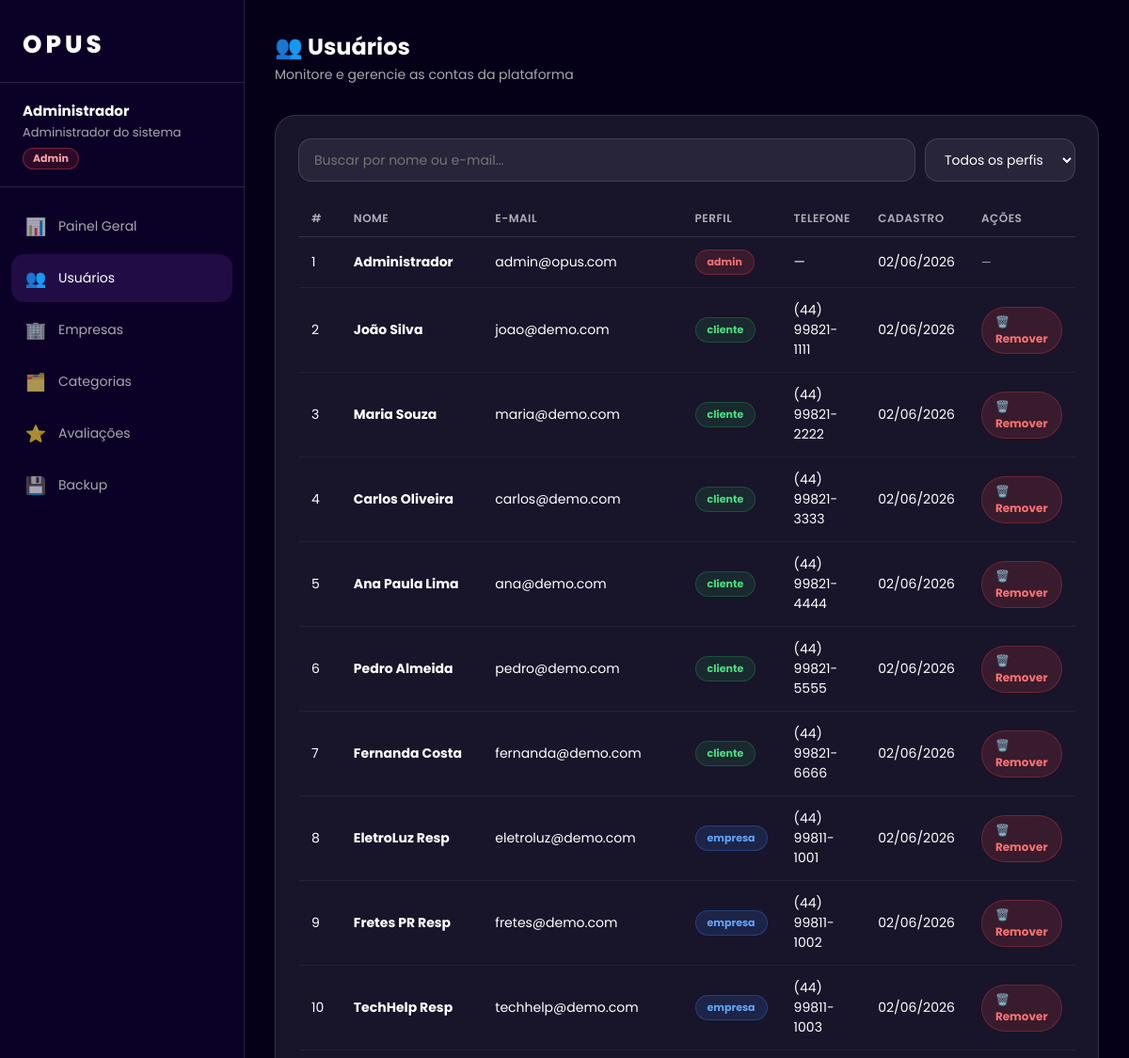
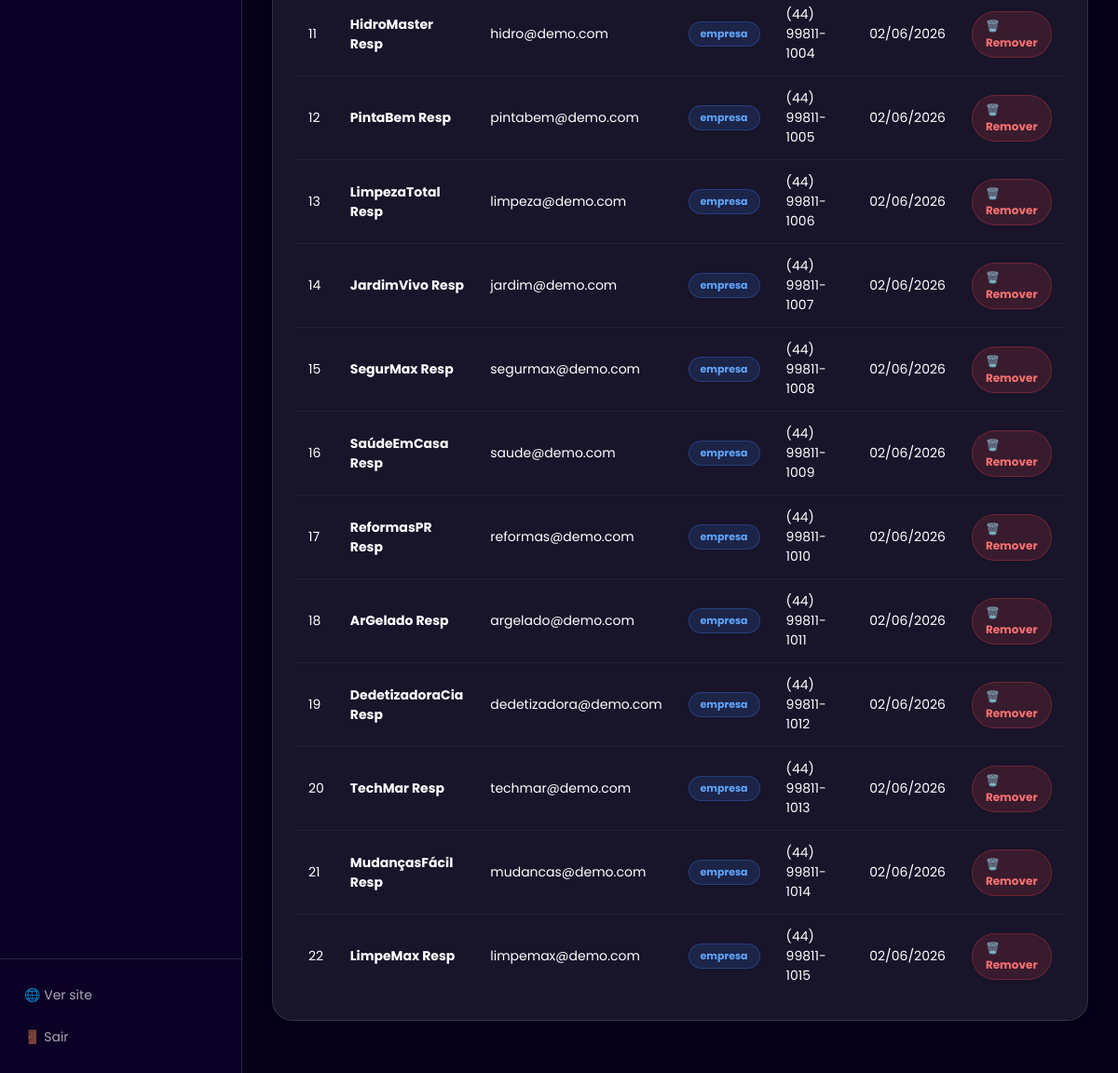
The page /admin.php?aba=usuarios (signed in) on the database its author committed (2 pictures, top to bottom).
### tables this page shows
CREATE TABLE `usuario` (
  `id` int(11) NOT NULL AUTO_INCREMENT,
  `nome` varchar(100) NOT NULL,
  `email` varchar(100) NOT NULL,
  `senha` varchar(255) NOT NULL,
  `telefone` varchar(20) DEFAULT NULL,
  `endereco` varchar(150) DEFAULT NULL,
  `cidade` varchar(100) DEFAULT NULL,
  `estado` varchar(50) DEFAULT NULL,
  `tipo` enum('cliente','empresa','admin') DEFAULT 'cliente',
  `criado_em` datetime DEFAULT current_timestamp(),
  PRIMARY KEY (`id`),
  UNIQUE KEY `email` (`email`)
);

### includes/auth.php (called while the page is built, shortened)
<?php
function requireLogin(string $tipo = ''): void {
    fazerBackupAutomatico();
}
function e(string $str): string {
    return htmlspecialchars($str, ENT_QUOTES, 'UTF-8');
}

### includes/db.php (called while the page is built, shortened)
<?php
function getDB(): PDO {
    static $pdo = null;
    if ($pdo === null) {
        try {
            $dsn = 'mysql:host=' . DB_HOST . ';dbname=' . DB_NAME . ';charset=utf8mb4';
            $pdo = new PDO($dsn, DB_USER, DB_PASS, [
                PDO::ATTR_ERRMODE            => PDO::ERRMODE_EXCEPTION,
                PDO::ATTR_DEFAULT_FETCH_MODE => PDO::FETCH_ASSOC,
                PDO::ATTR_EMULATE_PREPARES   => false,
            ]);
        } catch (PDOException $e) {
            die(json_encode(['erro' => 'Falha na conexão com o banco de dados: ' . $e->getMessage()]));
        }
    }
    return $pdo;
}
function fazerBackupAutomatico(): void {
    try {
        $db  = getDB();
        $tabelas = $db->query("SHOW TABLES")->fetchAll(PDO::FETCH_COLUMN);
        foreach ($tabelas as $tabela) {
            $rows = $db->query("SELECT * FROM `$tabela`")->fetchAll(PDO::FETCH_ASSOC);
        }
    } catch (Exception $e) {
    }
}

### admin.php (the view, shortened to what this page needs)
<?php
require_once 'includes/auth.php';
require_once 'includes/db.php';
requireLogin('admin');
$db   = getDB();
$nome = $_SESSION['nome'];
$aba = $_GET['aba'] ?? 'painel';
$totalUsers = $db->query("SELECT COUNT(*) FROM usuario WHERE tipo='cliente'")->fetchColumn();
$totalEmps  = $db->query("SELECT COUNT(*) FROM empresa")->fetchColumn();
$totalSols  = $db->query("SELECT COUNT(*) FROM solicitacao")->fetchColumn();
$totalAv    = $db->query("SELECT COUNT(*) FROM avaliacao")->fetchColumn();
$usuarios   = $db->query("SELECT * FROM usuario ORDER BY criado_em DESC")->fetchAll();
?>
<!DOCTYPE html>
<html lang="pt-BR">
<head>
<link rel="stylesheet" href="assets/css/dashboard.css">
</head>
<body>
<aside class="sidebar">
  <a href="index.php" class="sidebar-brand" style="text-decoration:none;color:#fff;">OPUS</a>
  <div class="sidebar-user">
    <strong><?= e($nome) ?></strong>
    <span>Administrador do sistema</span>
    <div class="sidebar-badge admin">Admin</div>
  </div>
  <nav class="sidebar-nav">
    <a href="?aba=painel"     class="<?= $aba==='painel'?'active':'' ?>"><span class="icon">📊</span> Painel Geral</a>
    <a href="?aba=usuarios"   class="<?= $aba==='usuarios'?'active':'' ?>"><span class="icon">👥</span> Usuários</a>
    <a href="?aba=empresas"   class="<?= $aba==='empresas'?'active':'' ?>"><span class="icon">🏢</span> Empresas</a>
    <a href="?aba=categorias" class="<?= $aba==='categorias'?'active':'' ?>"><span class="icon">🗂️</span> Categorias</a>
    <a href="?aba=avaliacoes" class="<?= $aba==='avaliacoes'?'active':'' ?>"><span class="icon">⭐</span> Avaliações</a>
    <a href="backup.php"><span class="icon">💾</span> Backup</a>
  </nav>
  <div class="sidebar-footer">
    <a href="index.php">🌐 Ver site</a>
    <a href="logout.php">🚪 Sair</a>
  </div>
</aside>
<main class="main">
  <?php if ($aba === 'painel'): ?>
  <div class="topbar"><div><h1>📊 Painel Administrativo</h1><p>Visão geral da plataforma</p></div></div>
  <div class="stats-row">
    <div class="stat-card"><div class="label">Clientes</div><div class="value"><?= $totalUsers ?></div><div class="sub">cadastrados</div></div>
    <div class="stat-card"><div class="label">Empresas</div><div class="value" style="color:var(--blue)"><?= $totalEmps ?></div><div class="sub">ativas</div></div>
    <div class="stat-card"><div class="label">Solicitações</div><div class="value" style="color:var(--yellow)"><?= $totalSols ?></div><div class="sub">total</div></div>
    <div class="stat-card"><div class="label">Avaliações</div><div class="value" style="color:#facc15"><?= $totalAv ?></div><div class="sub">registradas</div></div>
  </div>
  <div style="display:grid;grid-template-columns:1fr 1fr 1fr;gap:20px">
    <div class="card">
      <div class="card-header"><h2>👥 Usuários</h2></div>
      <p style="color:var(--muted);font-size:14px">Gerencie clientes cadastrados, visualize atividade e remova contas quando necessário.</p>
      <div style="margin-top:16px"><a href="?aba=usuarios" class="btn btn-primary btn-sm">Acessar</a></div>
    </div>
    <div class="card">
      <div class="card-header"><h2>🏢 Empresas</h2></div>
      <p style="color:var(--muted);font-size:14px">Ative, suspenda ou remova empresas prestadoras de serviço da plataforma.</p>
      <div style="margin-top:16px"><a href="?aba=empresas" class="btn btn-primary btn-sm">Acessar</a></div>
    </div>
    <div class="card">
      <div class="card-header"><h2>🗂️ Categorias</h2></div>
      <p style="color:var(--muted);font-size:14px">Organize o catálogo criando e editando as categorias de serviços disponíveis.</p>
      <div style="margin-top:16px"><a href="?aba=categorias" class="btn btn-primary btn-sm">Acessar</a></div>
    </div>
  </div>
  <?php elseif ($aba === 'usuarios'): ?>
  <div class="topbar"><div><h1>👥 Usuários</h1><p>Monitore e gerencie as contas da plataforma</p></div></div>
  <div class="card">
    <div class="search-bar" style="margin-bottom:20px">
      <input type="text" id="filtroUsuario" placeholder="Buscar por nome ou e-mail..." oninput="filtrarUsuarios()">
      <select id="filtroTipo" onchange="filtrarUsuarios()" style="flex:0 0 160px">
        <option value="">Todos os perfis</option>
      </select>
    </div>
    <table id="tabelaUsuarios">
      <thead><tr><th>#</th><th>Nome</th><th>E-mail</th><th>Perfil</th><th>Telefone</th><th>Cadastro</th><th>Ações</th></tr></thead>
      <tbody>
      <?php foreach ($usuarios as $u): ?>
        <tr>
          <td><?= $u['id'] ?></td>
          <td><strong><?= e($u['nome']) ?></strong></td>
          <td><?= e($u['email']) ?></td>
          <td>
            <?php $bc = ['cliente'=>'badge-active','empresa'=>'badge-progress','admin'=>'badge-cancelled']; ?>
            <span class="badge <?= $bc[$u['tipo']] ?? '' ?>"><?= e($u['tipo']) ?></span>
          </td>
          <td><?= e($u['telefone'] ?? '—') ?></td>
          <td><?= date('d/m/Y',strtotime($u['criado_em'])) ?></td>
          <td>
            <?php if ($u['tipo'] !== 'admin'): ?>
              <a href="?del_user=<?= $u['id'] ?>" class="btn btn-danger btn-sm" onclick="return confirm('Remover este usuário?')">🗑️ Remover</a>
            <?php else: ?>
              <span style="color:var(--muted);font-size:12px">—</span>
            <?php endif; ?>
          </td>
        </tr>
      <?php endforeach; ?>
      </tbody>
    </table>
  </div>
  <?php endif; ?>
</main>
</body>
</html>

### assets/css/dashboard.css (style rules this page uses)
:root { --bg: #050018; --sidebar: #0b0025; --card: rgba(255,255,255,.08); --card2: rgba(255,255,255,.13); --text: #fff; --muted: rgba(255,255,255,.65); --purple: #a855f7; --purple2: #7c3aed; --line: rgba(255,255,255,.13); --green: #22c55e; --yellow: #eab308; --red: #ef4444; --blue: #3b82f6; --sidebar-w: 260px; }
* { margin:0; padding:0; box-sizing:border-box; }
html { scroll-behavior:smooth; }
body { font-family:Poppins,Arial,sans-serif; background:var(--bg); color:var(--text); display:flex; min-height:100vh; }
a { text-decoration:none; color:inherit; }
.sidebar { width: var(--sidebar-w); background: var(--sidebar); border-right: 1px solid var(--line); display: flex; flex-direction: column; position: fixed; top:0; left:0; bottom:0; z-index: 30; transition: transform .3s; }
.sidebar-brand { padding: 28px 24px 20px; font-size: 26px; font-weight: 800; letter-spacing: 4px; border-bottom: 1px solid var(--line); }
.sidebar-user { padding: 18px 24px; border-bottom: 1px solid var(--line); font-size: 13px; color: var(--muted); }
.sidebar-user strong { display:block; color:#fff; font-size:15px; margin-bottom:2px; }
.sidebar-badge { display: inline-block; padding: 2px 10px; border-radius: 999px; font-size: 11px; font-weight: 700; margin-top: 6px; background: rgba(168,85,247,.2); border: 1px solid rgba(168,85,247,.4); color: #d8b4fe; }
.sidebar-badge.admin { background:rgba(239,68,68,.15); border-color:rgba(239,68,68,.4); color:#fca5a5; }
nav.sidebar-nav { flex:1; padding:16px 12px; overflow-y:auto; }
.sidebar-nav a { display: flex; align-items: center; gap: 12px; padding: 12px 14px; border-radius: 14px; font-size: 14px; color: var(--muted); transition: .25s; margin-bottom: 4px; }
.sidebar-nav a:hover, .sidebar-nav a.active { background: rgba(168,85,247,.15); color: #fff; }
.sidebar-nav a .icon { font-size: 18px; width:24px; text-align:center; }
.sidebar-footer { padding: 16px 12px; border-top: 1px solid var(--line); }
.sidebar-footer a { display:flex; align-items:center; gap:10px; padding:12px 14px; border-radius:14px; font-size:14px; color:var(--muted); transition:.25s; }
.main { margin-left: var(--sidebar-w); flex: 1; padding: 32px; min-height: 100vh; }
.topbar { display: flex; align-items: center; justify-content: space-between; margin-bottom: 32px; }
.topbar h1 { font-size: 24px; font-weight: 700; }
.topbar p { color: var(--muted); font-size:14px; margin-top:2px; }
.card { background: var(--card); border: 1px solid var(--line); border-radius: 22px; padding: 24px; margin-bottom: 24px; }
table { width:100%; border-collapse:collapse; font-size:14px; }
th { text-align:left; padding:10px 14px; color:var(--muted); font-weight:600; border-bottom:1px solid var(--line); font-size:12px; text-transform:uppercase; letter-spacing:.5px; }
td { padding:13px 14px; border-bottom:1px solid rgba(255,255,255,.05); vertical-align:middle; }
tr:last-child td { border-bottom:none; }
.badge { display:inline-flex; align-items:center; padding:4px 12px; border-radius:999px; font-size:11px; font-weight:700; }
.badge-progress { background:rgba(59,130,246,.15); color:#60a5fa; border:1px solid rgba(59,130,246,.3); }
.badge-cancelled { background:rgba(239,68,68,.15); color:#f87171; border:1px solid rgba(239,68,68,.3); }
.badge-active { background:rgba(34,197,94,.12); color:#4ade80; border:1px solid rgba(34,197,94,.25); }
.btn { display:inline-flex; align-items:center; gap:7px; padding:9px 18px; border-radius:999px; font-size:13px; font-weight:700; border:0; transition:.25s; }
.btn-danger { background:rgba(239,68,68,.15); color:#f87171; border:1px solid rgba(239,68,68,.3); }
.btn-sm { padding:6px 14px; font-size:12px; }
.search-bar { display:flex; gap:10px; margin-bottom:20px; }
.search-bar input, .search-bar select { padding:11px 16px; border-radius:14px; border:1px solid var(--line); background:rgba(255,255,255,.07); color:#fff; font-family:inherit; font-size:14px; outline:0; flex:1; }
.search-bar select { flex:0 0 200px; }
.search-bar select option { color:#111; }

### rows shown on the page
usuario: id "1", nome "Administrador", email "admin@opus.com", tipo "admin", telefone "—", criado_em "02/06/2026"
usuario: id "2", nome "João Silva", email "joao@demo.com", tipo "cliente", telefone "(44) 99821-1111", criado_em "02/06/2026"
usuario: id "3", nome "Maria Souza", email "maria@demo.com", tipo "cliente", telefone "(44) 99821-2222", criado_em "02/06/2026"
usuario: id "4", nome "Carlos Oliveira", email "carlos@demo.com", tipo "cliente", telefone "(44) 99821-3333", criado_em "02/06/2026"
usuario: id "5", nome "Ana Paula Lima", email "ana@demo.com", tipo "cliente", telefone "(44) 99821-4444", criado_em "02/06/2026"
usuario: id "6", nome "Pedro Almeida", email "pedro@demo.com", tipo "cliente", telefone "(44) 99821-5555", criado_em "02/06/2026"
usuario: id "7", nome "Fernanda Costa", email "fernanda@demo.com", tipo "cliente", telefone "(44) 99821-6666", criado_em "02/06/2026"
usuario: id "8", nome "EletroLuz Resp", email "eletroluz@demo.com", tipo "empresa", telefone "(44) 99811-1001", criado_em "02/06/2026"
usuario: id "9", nome "Fretes PR Resp", email "fretes@demo.com", tipo "empresa", telefone "(44) 99811-1002", criado_em "02/06/2026"
usuario: id "10", nome "TechHelp Resp", email "techhelp@demo.com", tipo "empresa", telefone "(44) 99811-1003", criado_em "02/06/2026"
usuario: id "11", nome "HidroMaster Resp", email "hidro@demo.com", tipo "empresa", telefone "(44) 99811-1004", criado_em "02/06/2026"
usuario: id "12", nome "PintaBem Resp", email "pintabem@demo.com", tipo "empresa", telefone "(44) 99811-1005", criado_em "02/06/2026"
usuario: id "13", nome "LimpezaTotal Resp", email "limpeza@demo.com", tipo "empresa", telefone "(44) 99811-1006", criado_em "02/06/2026"
usuario: id "14", nome "JardimVivo Resp", email "jardim@demo.com", tipo "empresa", telefone "(44) 99811-1007", criado_em "02/06/2026"
usuario: id "15", nome "SegurMax Resp", email "segurmax@demo.com", tipo "empresa", telefone "(44) 99811-1008", criado_em "02/06/2026"
usuario: id "16", nome "SaúdeEmCasa Resp", email "saude@demo.com", tipo "empresa", telefone "(44) 99811-1009", criado_em "02/06/2026"
usuario: id "17", nome "ReformasPR Resp", email "reformas@demo.com", tipo "empresa", telefone "(44) 99811-1010", criado_em "02/06/2026"
usuario: id "18", nome "ArGelado Resp", email "argelado@demo.com", tipo "empresa", telefone "(44) 99811-1011", criado_em "02/06/2026"
usuario: id "19", nome "DedetizadoraCia Resp", email "dedetizadora@demo.com", tipo "empresa", telefone "(44) 99811-1012", criado_em "02/06/2026"
usuario: id "20", nome "TechMar Resp", email "techmar@demo.com", tipo "empresa", telefone "(44) 99811-1013", criado_em "02/06/2026"
usuario: id "21", nome "MudançasFácil Resp", email "mudancas@demo.com", tipo "empresa", telefone "(44) 99811-1014", criado_em "02/06/2026"
usuario: id "22", nome "LimpeMax Resp", email "limpemax@demo.com", tipo "empresa", telefone "(44) 99811-1015", criado_em "02/06/2026"

### other values the page prints
$nome "Administrador"
